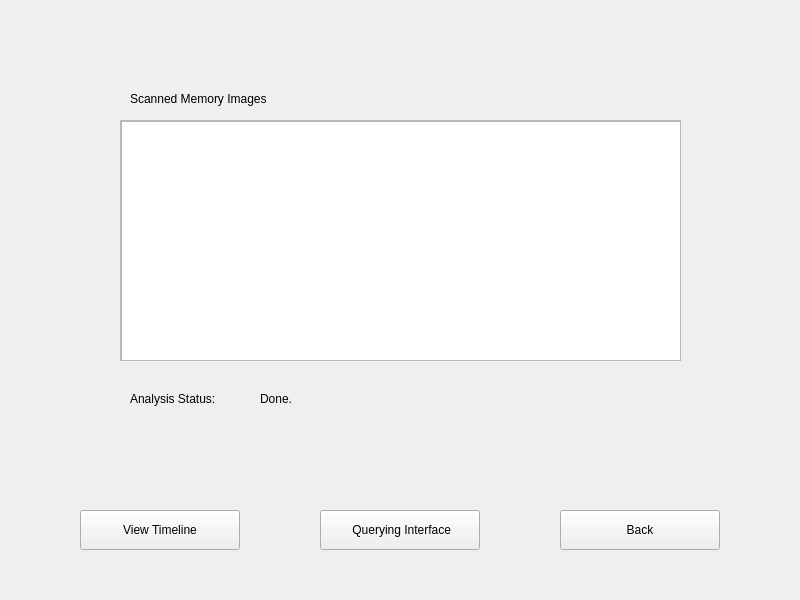
<?xml version="1.0" encoding="UTF-8"?>
<ui version="4.0">
 <class>AnalysisResults</class>
 <widget class="QWidget" name="AnalysisResults">
  <property name="geometry">
   <rect>
    <x>0</x>
    <y>0</y>
    <width>800</width>
    <height>600</height>
   </rect>
  </property>
  <property name="windowTitle">
   <string>Ramas Home</string>
  </property>
  <widget class="QPushButton" name="pushButton">
   <property name="geometry">
    <rect>
     <x>80</x>
     <y>510</y>
     <width>160</width>
     <height>40</height>
    </rect>
   </property>
   <property name="text">
    <string>View Timeline</string>
   </property>
  </widget>
  <widget class="QScrollArea" name="scrollArea">
   <property name="geometry">
    <rect>
     <x>120</x>
     <y>120</y>
     <width>561</width>
     <height>241</height>
    </rect>
   </property>
   <property name="widgetResizable">
    <bool>true</bool>
   </property>
   <widget class="QWidget" name="scrollAreaWidgetContents">
    <property name="geometry">
     <rect>
      <x>0</x>
      <y>0</y>
      <width>559</width>
      <height>239</height>
     </rect>
    </property>
    <widget class="QListView" name="listView">
     <property name="geometry">
      <rect>
       <x>0</x>
       <y>0</y>
       <width>561</width>
       <height>241</height>
      </rect>
     </property>
    </widget>
   </widget>
  </widget>
  <widget class="QLabel" name="label">
   <property name="geometry">
    <rect>
     <x>130</x>
     <y>90</y>
     <width>181</width>
     <height>17</height>
    </rect>
   </property>
   <property name="text">
    <string>Scanned Memory Images</string>
   </property>
  </widget>
  <widget class="QPushButton" name="pushButton_3">
   <property name="geometry">
    <rect>
     <x>320</x>
     <y>510</y>
     <width>160</width>
     <height>40</height>
    </rect>
   </property>
   <property name="text">
    <string> Querying Interface</string>
   </property>
  </widget>
  <widget class="QLabel" name="label_2">
   <property name="geometry">
    <rect>
     <x>130</x>
     <y>390</y>
     <width>121</width>
     <height>17</height>
    </rect>
   </property>
   <property name="text">
    <string>Analysis Status:</string>
   </property>
  </widget>
  <widget class="QLabel" name="label_3">
   <property name="geometry">
    <rect>
     <x>260</x>
     <y>390</y>
     <width>101</width>
     <height>17</height>
    </rect>
   </property>
   <property name="text">
    <string>Done.</string>
   </property>
  </widget>
  <widget class="QPushButton" name="pushButton_4">
   <property name="geometry">
    <rect>
     <x>560</x>
     <y>510</y>
     <width>160</width>
     <height>40</height>
    </rect>
   </property>
   <property name="text">
    <string>Back</string>
   </property>
  </widget>
 </widget>
 <resources/>
 <connections/>
</ui>
